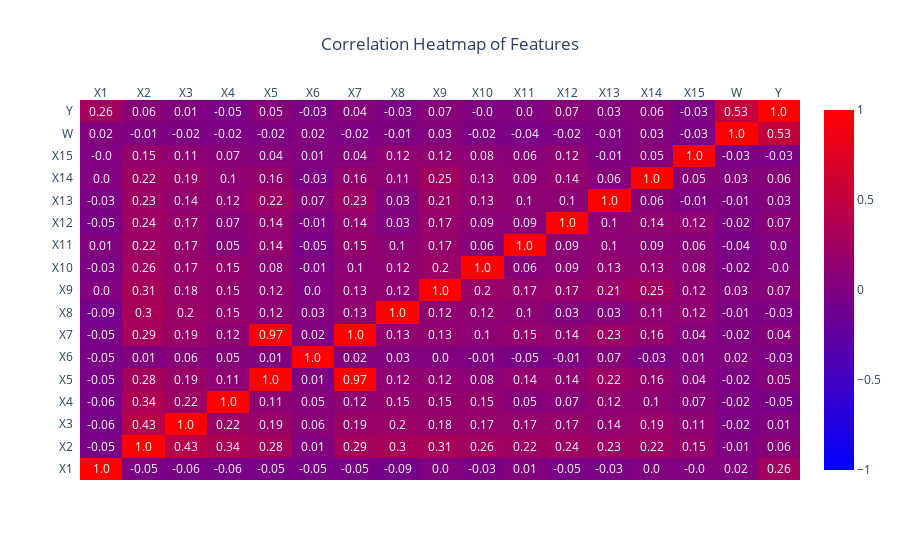

This figure's notebook cell:
### Markdown cell above
## Correlation plot
Helps identify multicollinearity and relationships among features and the outcome.

### Code cell
# Correlation Heatmap
corr = df.corr().round(2)
fig_heatmap = ff.create_annotated_heatmap(
    z=corr.values,
    x=list(corr.columns),
    y=list(corr.index),
    annotation_text=corr.values.round(2),
    colorscale='bluered',
    showscale=True,
    zmin=-1,
    zmax=1
)
fig_heatmap.update_layout(title_text='Correlation Heatmap of Features', title_x=0.5)
fig_heatmap.show()

### Figure 1 — Plotly figure (JSON) as saved in the notebook; plotly's stock layout.template omitted (floating-point values rounded to 4 significant figures; data arrays with more than 128 entries replaced by an {"elided": "..."} marker saying what was removed)
{"data": [{"colorscale": [[0, "rgb(0,0,255)"], [1, "rgb(255,0,0)"]], "reversescale": false, "showscale": true, "type": "heatmap", "x": ["X1", "X2", "X3", "X4", "X5", "X6", "X7", "X8", "X9", "X10", "X11", "X12", "X13", "X14", "X15", "W", "Y"], "y": ["X1", "X2", "X3", "X4", "X5", "X6", "X7", "X8", "X9", "X10", "X11", "X12", "X13", "X14", "X15", "W", "Y"], "z": {"elided": "17x17 float values"}, "zmax": 1, "zmin": -1}], "layout": {"annotations": [{"font": {"color": "#FFFFFF"}, "showarrow": false, "text": "1.0", "x": "X1", "xref": "x", "y": "X1", "yref": "y"}, {"font": {"color": "#FFFFFF"}, "showarrow": false, "text": "-0.05", "x": "X2", "xref": "x", "y": "X1", "yref": "y"}, {"font": {"color": "#FFFFFF"}, "showarrow": false, "text": "-0.06", "x": "X3", "xref": "x", "y": "X1", "yref": "y"}, {"font": {"color": "#FFFFFF"}, "showarrow": false, "text": "-0.06", "x": "X4", "xref": "x", "y": "X1", "yref": "y"}, {"font": {"color": "#FFFFFF"}, "showarrow": false, "text": "-0.05", "x": "X5", "xref": "x", "y": "X1", "yref": "y"}, {"font": {"color": "#FFFFFF"}, "showarrow": false, "text": "-0.05", "x": "X6", "xref": "x", "y": "X1", "yref": "y"}, {"font": {"color": "#FFFFFF"}, "showarrow": false, "text": "-0.05", "x": "X7", "xref": "x", "y": "X1", "yref": "y"}, {"font": {"color": "#FFFFFF"}, "showarrow": false, "text": "-0.09", "x": "X8", "xref": "x", "y": "X1", "yref": "y"}, {"font": {"color": "#FFFFFF"}, "showarrow": false, "text": "0.0", "x": "X9", "xref": "x", "y": "X1", "yref": "y"}, {"font": {"color": "#FFFFFF"}, "showarrow": false, "text": "-0.03", "x": "X10", "xref": "x", "y": "X1", "yref": "y"}, {"font": {"color": "#FFFFFF"}, "showarrow": false, "text": "0.01", "x": "X11", "xref": "x", "y": "X1", "yref": "y"}, {"font": {"color": "#FFFFFF"}, "showarrow": false, "text": "-0.05", "x": "X12", "xref": "x", "y": "X1", "yref": "y"}, {"font": {"color": "#FFFFFF"}, "showarrow": false, "text": "-0.03", "x": "X13", "xref": "x", "y": "X1", "yref": "y"}, {"font": {"color": "#FFFFFF"}, "showarrow": false, "text": "0.0", "x": "X14", "xref": "x", "y": "X1", "yref": "y"}, {"font": {"color": "#FFFFFF"}, "showarrow": false, "text": "-0.0", "x": "X15", "xref": "x", "y": "X1", "yref": "y"}, {"font": {"color": "#FFFFFF"}, "showarrow": false, "text": "0.02", "x": "W", "xref": "x", "y": "X1", "yref": "y"}, {"font": {"color": "#FFFFFF"}, "showarrow": false, "text": "0.26", "x": "Y", "xref": "x", "y": "X1", "yref": "y"}, {"font": {"color": "#FFFFFF"}, "showarrow": false, "text": "-0.05", "x": "X1", "xref": "x", "y": "X2", "yref": "y"}, {"font": {"color": "#FFFFFF"}, "showarrow": false, "text": "1.0", "x": "X2", "xref": "x", "y": "X2", "yref": "y"}, {"font": {"color": "#FFFFFF"}, "showarrow": false, "text": "0.43", "x": "X3", "xref": "x", "y": "X2", "yref": "y"}, {"font": {"color": "#FFFFFF"}, "showarrow": false, "text": "0.34", "x": "X4", "xref": "x", "y": "X2", "yref": "y"}, {"font": {"color": "#FFFFFF"}, "showarrow": false, "text": "0.28", "x": "X5", "xref": "x", "y": "X2", "yref": "y"}, {"font": {"color": "#FFFFFF"}, "showarrow": false, "text": "0.01", "x": "X6", "xref": "x", "y": "X2", "yref": "y"}, {"font": {"color": "#FFFFFF"}, "showarrow": false, "text": "0.29", "x": "X7", "xref": "x", "y": "X2", "yref": "y"}, {"font": {"color": "#FFFFFF"}, "showarrow": false, "text": "0.3", "x": "X8", "xref": "x", "y": "X2", "yref": "y"}, {"font": {"color": "#FFFFFF"}, "showarrow": false, "text": "0.31", "x": "X9", "xref": "x", "y": "X2", "yref": "y"}, {"font": {"color": "#FFFFFF"}, "showarrow": false, "text": "0.26", "x": "X10", "xref": "x", "y": "X2", "yref": "y"}, {"font": {"color": "#FFFFFF"}, "showarrow": false, "text": "0.22", "x": "X11", "xref": "x", "y": "X2", "yref": "y"}, {"font": {"color": "#FFFFFF"}, "showarrow": false, "text": "0.24", "x": "X12", "xref": "x", "y": "X2", "yref": "y"}, {"font": {"color": "#FFFFFF"}, "showarrow": false, "text": "0.23", "x": "X13", "xref": "x", "y": "X2", "yref": "y"}, {"font": {"color": "#FFFFFF"}, "showarrow": false, "text": "0.22", "x": "X14", "xref": "x", "y": "X2", "yref": "y"}, {"font": {"color": "#FFFFFF"}, "showarrow": false, "text": "0.15", "x": "X15", "xref": "x", "y": "X2", "yref": "y"}, {"font": {"color": "#FFFFFF"}, "showarrow": false, "text": "-0.01", "x": "W", "xref": "x", "y": "X2", "yref": "y"}, {"font": {"color": "#FFFFFF"}, "showarrow": false, "text": "0.06", "x": "Y", "xref": "x", "y": "X2", "yref": "y"}, {"font": {"color": "#FFFFFF"}, "showarrow": false, "text": "-0.06", "x": "X1", "xref": "x", "y": "X3", "yref": "y"}, {"font": {"color": "#FFFFFF"}, "showarrow": false, "text": "0.43", "x": "X2", "xref": "x", "y": "X3", "yref": "y"}, {"font": {"color": "#FFFFFF"}, "showarrow": false, "text": "1.0", "x": "X3", "xref": "x", "y": "X3", "yref": "y"}, {"font": {"color": "#FFFFFF"}, "showarrow": false, "text": "0.22", "x": "X4", "xref": "x", "y": "X3", "yref": "y"}, {"font": {"color": "#FFFFFF"}, "showarrow": false, "text": "0.19", "x": "X5", "xref": "x", "y": "X3", "yref": "y"}, {"font": {"color": "#FFFFFF"}, "showarrow": false, "text": "0.06", "x": "X6", "xref": "x", "y": "X3", "yref": "y"}, {"font": {"color": "#FFFFFF"}, "showarrow": false, "text": "0.19", "x": "X7", "xref": "x", "y": "X3", "yref": "y"}, {"font": {"color": "#FFFFFF"}, "showarrow": false, "text": "0.2", "x": "X8", "xref": "x", "y": "X3", "yref": "y"}, {"font": {"color": "#FFFFFF"}, "showarrow": false, "text": "0.18", "x": "X9", "xref": "x", "y": "X3", "yref": "y"}, {"font": {"color": "#FFFFFF"}, "showarrow": false, "text": "0.17", "x": "X10", "xref": "x", "y": "X3", "yref": "y"}, {"font": {"color": "#FFFFFF"}, "showarrow": false, "text": "0.17", "x": "X11", "xref": "x", "y": "X3", "yref": "y"}, {"font": {"color": "#FFFFFF"}, "showarrow": false, "text": "0.17", "x": "X12", "xref": "x", "y": "X3", "yref": "y"}, {"font": {"color": "#FFFFFF"}, "showarrow": false, "text": "0.14", "x": "X13", "xref": "x", "y": "X3", "yref": "y"}, {"font": {"color": "#FFFFFF"}, "showarrow": false, "text": "0.19", "x": "X14", "xref": "x", "y": "X3", "yref": "y"}, {"font": {"color": "#FFFFFF"}, "showarrow": false, "text": "0.11", "x": "X15", "xref": "x", "y": "X3", "yref": "y"}, {"font": {"color": "#FFFFFF"}, "showarrow": false, "text": "-0.02", "x": "W", "xref": "x", "y": "X3", "yref": "y"}, {"font": {"color": "#FFFFFF"}, "showarrow": false, "text": "0.01", "x": "Y", "xref": "x", "y": "X3", "yref": "y"}, {"font": {"color": "#FFFFFF"}, "showarrow": false, "text": "-0.06", "x": "X1", "xref": "x", "y": "X4", "yref": "y"}, {"font": {"color": "#FFFFFF"}, "showarrow": false, "text": "0.34", "x": "X2", "xref": "x", "y": "X4", "yref": "y"}, {"font": {"color": "#FFFFFF"}, "showarrow": false, "text": "0.22", "x": "X3", "xref": "x", "y": "X4", "yref": "y"}, {"font": {"color": "#FFFFFF"}, "showarrow": false, "text": "1.0", "x": "X4", "xref": "x", "y": "X4", "yref": "y"}, {"font": {"color": "#FFFFFF"}, "showarrow": false, "text": "0.11", "x": "X5", "xref": "x", "y": "X4", "yref": "y"}, {"font": {"color": "#FFFFFF"}, "showarrow": false, "text": "0.05", "x": "X6", "xref": "x", "y": "X4", "yref": "y"}, {"font": {"color": "#FFFFFF"}, "showarrow": false, "text": "0.12", "x": "X7", "xref": "x", "y": "X4", "yref": "y"}, {"font": {"color": "#FFFFFF"}, "showarrow": false, "text": "0.15", "x": "X8", "xref": "x", "y": "X4", "yref": "y"}, {"font": {"color": "#FFFFFF"}, "showarrow": false, "text": "0.15", "x": "X9", "xref": "x", "y": "X4", "yref": "y"}, {"font": {"color": "#FFFFFF"}, "showarrow": false, "text": "0.15", "x": "X10", "xref": "x", "y": "X4", "yref": "y"}, {"font": {"color": "#FFFFFF"}, "showarrow": false, "text": "0.05", "x": "X11", "xref": "x", "y": "X4", "yref": "y"}, {"font": {"color": "#FFFFFF"}, "showarrow": false, "text": "0.07", "x": "X12", "xref": "x", "y": "X4", "yref": "y"}, {"font": {"color": "#FFFFFF"}, "showarrow": false, "text": "0.12", "x": "X13", "xref": "x", "y": "X4", "yref": "y"}, {"font": {"color": "#FFFFFF"}, "showarrow": false, "text": "0.1", "x": "X14", "xref": "x", "y": "X4", "yref": "y"}, {"font": {"color": "#FFFFFF"}, "showarrow": false, "text": "0.07", "x": "X15", "xref": "x", "y": "X4", "yref": "y"}, {"font": {"color": "#FFFFFF"}, "showarrow": false, "text": "-0.02", "x": "W", "xref": "x", "y": "X4", "yref": "y"}, {"font": {"color": "#FFFFFF"}, "showarrow": false, "text": "-0.05", "x": "Y", "xref": "x", "y": "X4", "yref": "y"}, {"font": {"color": "#FFFFFF"}, "showarrow": false, "text": "-0.05", "x": "X1", "xref": "x", "y": "X5", "yref": "y"}, {"font": {"color": "#FFFFFF"}, "showarrow": false, "text": "0.28", "x": "X2", "xref": "x", "y": "X5", "yref": "y"}, {"font": {"color": "#FFFFFF"}, "showarrow": false, "text": "0.19", "x": "X3", "xref": "x", "y": "X5", "yref": "y"}, {"font": {"color": "#FFFFFF"}, "showarrow": false, "text": "0.11", "x": "X4", "xref": "x", "y": "X5", "yref": "y"}, {"font": {"color": "#FFFFFF"}, "showarrow": false, "text": "1.0", "x": "X5", "xref": "x", "y": "X5", "yref": "y"}, {"font": {"color": "#FFFFFF"}, "showarrow": false, "text": "0.01", "x": "X6", "xref": "x", "y": "X5", "yref": "y"}, {"font": {"color": "#FFFFFF"}, "showarrow": false, "text": "0.97", "x": "X7", "xref": "x", "y": "X5", "yref": "y"}, {"font": {"color": "#FFFFFF"}, "showarrow": false, "text": "0.12", "x": "X8", "xref": "x", "y": "X5", "yref": "y"}, {"font": {"color": "#FFFFFF"}, "showarrow": false, "text": "0.12", "x": "X9", "xref": "x", "y": "X5", "yref": "y"}, {"font": {"color": "#FFFFFF"}, "showarrow": false, "text": "0.08", "x": "X10", "xref": "x", "y": "X5", "yref": "y"}, {"font": {"color": "#FFFFFF"}, "showarrow": false, "text": "0.14", "x": "X11", "xref": "x", "y": "X5", "yref": "y"}, {"font": {"color": "#FFFFFF"}, "showarrow": false, "text": "0.14", "x": "X12", "xref": "x", "y": "X5", "yref": "y"}, {"font": {"color": "#FFFFFF"}, "showarrow": false, "text": "0.22", "x": "X13", "xref": "x", "y": "X5", "yref": "y"}, {"font": {"color": "#FFFFFF"}, "showarrow": false, "text": "0.16", "x": "X14", "xref": "x", "y": "X5", "yref": "y"}, {"font": {"color": "#FFFFFF"}, "showarrow": false, "text": "0.04", "x": "X15", "xref": "x", "y": "X5", "yref": "y"}, {"font": {"color": "#FFFFFF"}, "showarrow": false, "text": "-0.02", "x": "W", "xref": "x", "y": "X5", "yref": "y"}, {"font": {"color": "#FFFFFF"}, "showarrow": false, "text": "0.05", "x": "Y", "xref": "x", "y": "X5", "yref": "y"}, {"font": {"color": "#FFFFFF"}, "showarrow": false, "text": "-0.05", "x": "X1", "xref": "x", "y": "X6", "yref": "y"}, {"font": {"color": "#FFFFFF"}, "showarrow": false, "text": "0.01", "x": "X2", "xref": "x", "y": "X6", "yref": "y"}, {"font": {"color": "#FFFFFF"}, "showarrow": false, "text": "0.06", "x": "X3", "xref": "x", "y": "X6", "yref": "y"}, {"font": {"color": "#FFFFFF"}, "showarrow": false, "text": "0.05", "x": "X4", "xref": "x", "y": "X6", "yref": "y"}, {"font": {"color": "#FFFFFF"}, "showarrow": false, "text": "0.01", "x": "X5", "xref": "x", "y": "X6", "yref": "y"}, {"font": {"color": "#FFFFFF"}, "showarrow": false, "text": "1.0", "x": "X6", "xref": "x", "y": "X6", "yref": "y"}, {"font": {"color": "#FFFFFF"}, "showarrow": false, "text": "0.02", "x": "X7", "xref": "x", "y": "X6", "yref": "y"}, {"font": {"color": "#FFFFFF"}, "showarrow": false, "text": "0.03", "x": "X8", "xref": "x", "y": "X6", "yref": "y"}, {"font": {"color": "#FFFFFF"}, "showarrow": false, "text": "0.0", "x": "X9", "xref": "x", "y": "X6", "yref": "y"}, {"font": {"color": "#FFFFFF"}, "showarrow": false, "text": "-0.01", "x": "X10", "xref": "x", "y": "X6", "yref": "y"}, {"font": {"color": "#FFFFFF"}, "showarrow": false, "text": "-0.05", "x": "X11", "xref": "x", "y": "X6", "yref": "y"}, {"font": {"color": "#FFFFFF"}, "showarrow": false, "text": "-0.01", "x": "X12", "xref": "x", "y": "X6", "yref": "y"}, {"font": {"color": "#FFFFFF"}, "showarrow": false, "text": "0.07", "x": "X13", "xref": "x", "y": "X6", "yref": "y"}, {"font": {"color": "#FFFFFF"}, "showarrow": false, "text": "-0.03", "x": "X14", "xref": "x", "y": "X6", "yref": "y"}, {"font": {"color": "#FFFFFF"}, "showarrow": false, "text": "0.01", "x": "X15", "xref": "x", "y": "X6", "yref": "y"}, {"font": {"color": "#FFFFFF"}, "showarrow": false, "text": "0.02", "x": "W", "xref": "x", "y": "X6", "yref": "y"}, {"font": {"color": "#FFFFFF"}, "showarrow": false, "text": "-0.03", "x": "Y", "xref": "x", "y": "X6", "yref": "y"}, {"font": {"color": "#FFFFFF"}, "showarrow": false, "text": "-0.05", "x": "X1", "xref": "x", "y": "X7", "yref": "y"}, {"font": {"color": "#FFFFFF"}, "showarrow": false, "text": "0.29", "x": "X2", "xref": "x", "y": "X7", "yref": "y"}, {"font": {"color": "#FFFFFF"}, "showarrow": false, "text": "0.19", "x": "X3", "xref": "x", "y": "X7", "yref": "y"}, {"font": {"color": "#FFFFFF"}, "showarrow": false, "text": "0.12", "x": "X4", "xref": "x", "y": "X7", "yref": "y"}, {"font": {"color": "#FFFFFF"}, "showarrow": false, "text": "0.97", "x": "X5", "xref": "x", "y": "X7", "yref": "y"}, {"font": {"color": "#FFFFFF"}, "showarrow": false, "text": "0.02", "x": "X6", "xref": "x", "y": "X7", "yref": "y"}, {"font": {"color": "#FFFFFF"}, "showarrow": false, "text": "1.0", "x": "X7", "xref": "x", "y": "X7", "yref": "y"}, {"font": {"color": "#FFFFFF"}, "showarrow": false, "text": "0.13", "x": "X8", "xref": "x", "y": "X7", "yref": "y"}, {"font": {"color": "#FFFFFF"}, "showarrow": false, "text": "0.13", "x": "X9", "xref": "x", "y": "X7", "yref": "y"}, {"font": {"color": "#FFFFFF"}, "showarrow": false, "text": "0.1", "x": "X10", "xref": "x", "y": "X7", "yref": "y"}, {"font": {"color": "#FFFFFF"}, "showarrow": false, "text": "0.15", "x": "X11", "xref": "x", "y": "X7", "yref": "y"}, {"font": {"color": "#FFFFFF"}, "showarrow": false, "text": "0.14", "x": "X12", "xref": "x", "y": "X7", "yref": "y"}, {"font": {"color": "#FFFFFF"}, "showarrow": false, "text": "0.23", "x": "X13", "xref": "x", "y": "X7", "yref": "y"}, {"font": {"color": "#FFFFFF"}, "showarrow": false, "text": "0.16", "x": "X14", "xref": "x", "y": "X7", "yref": "y"}, {"font": {"color": "#FFFFFF"}, "showarrow": false, "text": "0.04", "x": "X15", "xref": "x", "y": "X7", "yref": "y"}, {"font": {"color": "#FFFFFF"}, "showarrow": false, "text": "-0.02", "x": "W", "xref": "x", "y": "X7", "yref": "y"}, {"font": {"color": "#FFFFFF"}, "showarrow": false, "text": "0.04", "x": "Y", "xref": "x", "y": "X7", "yref": "y"}, {"font": {"color": "#FFFFFF"}, "showarrow": false, "text": "-0.09", "x": "X1", "xref": "x", "y": "X8", "yref": "y"}, {"font": {"color": "#FFFFFF"}, "showarrow": false, "text": "0.3", "x": "X2", "xref": "x", "y": "X8", "yref": "y"}, {"font": {"color": "#FFFFFF"}, "showarrow": false, "text": "0.2", "x": "X3", "xref": "x", "y": "X8", "yref": "y"}, {"font": {"color": "#FFFFFF"}, "showarrow": false, "text": "0.15", "x": "X4", "xref": "x", "y": "X8", "yref": "y"}, {"font": {"color": "#FFFFFF"}, "showarrow": false, "text": "0.12", "x": "X5", "xref": "x", "y": "X8", "yref": "y"}, {"font": {"color": "#FFFFFF"}, "showarrow": false, "text": "0.03", "x": "X6", "xref": "x", "y": "X8", "yref": "y"}, {"font": {"color": "#FFFFFF"}, "showarrow": false, "text": "0.13", "x": "X7", "xref": "x", "y": "X8", "yref": "y"}, {"font": {"color": "#FFFFFF"}, "showarrow": false, "text": "1.0", "x": "X8", "xref": "x", "y": "X8", "yref": "y"}, {"font": {"color": "#FFFFFF"}, "showarrow": false, "text": "0.12", "x": "X9", "xref": "x", "y": "X8", "yref": "y"}, {"font": {"color": "#FFFFFF"}, "showarrow": false, "text": "0.12", "x": "X10", "xref": "x", "y": "X8", "yref": "y"}, {"font": {"color": "#FFFFFF"}, "showarrow": false, "text": "0.1", "x": "X11", "xref": "x", "y": "X8", "yref": "y"}, {"font": {"color": "#FFFFFF"}, "showarrow": false, "text": "0.03", "x": "X12", "xref": "x", "y": "X8", "yref": "y"}, {"font": {"color": "#FFFFFF"}, "showarrow": false, "text": "0.03", "x": "X13", "xref": "x", "y": "X8", "yref": "y"}, {"font": {"color": "#FFFFFF"}, "showarrow": false, "text": "0.11", "x": "X14", "xref": "x", "y": "X8", "yref": "y"}, {"font": {"color": "#FFFFFF"}, "showarrow": false, "text": "0.12", "x": "X15", "xref": "x", "y": "X8", "yref": "y"}, {"font": {"color": "#FFFFFF"}, "showarrow": false, "text": "-0.01", "x": "W", "xref": "x", "y": "X8", "yref": "y"}, {"font": {"color": "#FFFFFF"}, "showarrow": false, "text": "-0.03", "x": "Y", "xref": "x", "y": "X8", "yref": "y"}, {"font": {"color": "#FFFFFF"}, "showarrow": false, "text": "0.0", "x": "X1", "xref": "x", "y": "X9", "yref": "y"}, {"font": {"color": "#FFFFFF"}, "showarrow": false, "text": "0.31", "x": "X2", "xref": "x", "y": "X9", "yref": "y"}, {"font": {"color": "#FFFFFF"}, "showarrow": false, "text": "0.18", "x": "X3", "xref": "x", "y": "X9", "yref": "y"}, {"font": {"color": "#FFFFFF"}, "showarrow": false, "text": "0.15", "x": "X4", "xref": "x", "y": "X9", "yref": "y"}, {"font": {"color": "#FFFFFF"}, "showarrow": false, "text": "0.12", "x": "X5", "xref": "x", "y": "X9", "yref": "y"}, {"font": {"color": "#FFFFFF"}, "showarrow": false, "text": "0.0", "x": "X6", "xref": "x", "y": "X9", "yref": "y"}, {"font": {"color": "#FFFFFF"}, "showarrow": false, "text": "0.13", "x": "X7", "xref": "x", "y": "X9", "yref": "y"}, {"font": {"color": "#FFFFFF"}, "showarrow": false, "text": "0.12", "x": "X8", "xref": "x", "y": "X9", "yref": "y"}, {"font": {"color": "#FFFFFF"}, "showarrow": false, "text": "1.0", "x": "X9", "xref": "x", "y": "X9", "yref": "y"}, {"font": {"color": "#FFFFFF"}, "showarrow": false, "text": "0.2", "x": "X10", "xref": "x", "y": "X9", "yref": "y"}, {"font": {"color": "#FFFFFF"}, "showarrow": false, "text": "0.17", "x": "X11", "xref": "x", "y": "X9", "yref": "y"}, {"font": {"color": "#FFFFFF"}, "showarrow": false, "text": "0.17", "x": "X12", "xref": "x", "y": "X9", "yref": "y"}, {"font": {"color": "#FFFFFF"}, "showarrow": false, "text": "0.21", "x": "X13", "xref": "x", "y": "X9", "yref": "y"}, {"font": {"color": "#FFFFFF"}, "showarrow": false, "text": "0.25", "x": "X14", "xref": "x", "y": "X9", "yref": "y"}, {"font": {"color": "#FFFFFF"}, "showarrow": false, "text": "0.12", "x": "X15", "xref": "x", "y": "X9", "yref": "y"}, {"font": {"color": "#FFFFFF"}, "showarrow": false, "text": "0.03", "x": "W", "xref": "x", "y": "X9", "yref": "y"}, {"font": {"color": "#FFFFFF"}, "showarrow": false, "text": "0.07", "x": "Y", "xref": "x", "y": "X9", "yref": "y"}, {"font": {"color": "#FFFFFF"}, "showarrow": false, "text": "-0.03", "x": "X1", "xref": "x", "y": "X10", "yref": "y"}, {"font": {"color": "#FFFFFF"}, "showarrow": false, "text": "0.26", "x": "X2", "xref": "x", "y": "X10", "yref": "y"}, {"font": {"color": "#FFFFFF"}, "showarrow": false, "text": "0.17", "x": "X3", "xref": "x", "y": "X10", "yref": "y"}, {"font": {"color": "#FFFFFF"}, "showarrow": false, "text": "0.15", "x": "X4", "xref": "x", "y": "X10", "yref": "y"}, {"font": {"color": "#FFFFFF"}, "showarrow": false, "text": "0.08", "x": "X5", "xref": "x", "y": "X10", "yref": "y"}, {"font": {"color": "#FFFFFF"}, "showarrow": false, "text": "-0.01", "x": "X6", "xref": "x", "y": "X10", "yref": "y"}, {"font": {"color": "#FFFFFF"}, "showarrow": false, "text": "0.1", "x": "X7", "xref": "x", "y": "X10", "yref": "y"}, {"font": {"color": "#FFFFFF"}, "showarrow": false, "text": "0.12", "x": "X8", "xref": "x", "y": "X10", "yref": "y"}, {"font": {"color": "#FFFFFF"}, "showarrow": false, "text": "0.2", "x": "X9", "xref": "x", "y": "X10", "yref": "y"}, {"font": {"color": "#FFFFFF"}, "showarrow": false, "text": "1.0", "x": "X10", "xref": "x", "y": "X10", "yref": "y"}, {"font": {"color": "#FFFFFF"}, "showarrow": false, "text": "0.06", "x": "X11", "xref": "x", "y": "X10", "yref": "y"}, {"font": {"color": "#FFFFFF"}, "showarrow": false, "text": "0.09", "x": "X12", "xref": "x", "y": "X10", "yref": "y"}, {"font": {"color": "#FFFFFF"}, "showarrow": false, "text": "0.13", "x": "X13", "xref": "x", "y": "X10", "yref": "y"}, {"font": {"color": "#FFFFFF"}, "showarrow": false, "text": "0.13", "x": "X14", "xref": "x", "y": "X10", "yref": "y"}, {"font": {"color": "#FFFFFF"}, "showarrow": false, "text": "0.08", "x": "X15", "xref": "x", "y": "X10", "yref": "y"}, {"font": {"color": "#FFFFFF"}, "showarrow": false, "text": "-0.02", "x": "W", "xref": "x", "y": "X10", "yref": "y"}, {"font": {"color": "#FFFFFF"}, "showarrow": false, "text": "-0.0", "x": "Y", "xref": "x", "y": "X10", "yref": "y"}, {"font": {"color": "#FFFFFF"}, "showarrow": false, "text": "0.01", "x": "X1", "xref": "x", "y": "X11", "yref": "y"}, {"font": {"color": "#FFFFFF"}, "showarrow": false, "text": "0.22", "x": "X2", "xref": "x", "y": "X11", "yref": "y"}, {"font": {"color": "#FFFFFF"}, "showarrow": false, "text": "0.17", "x": "X3", "xref": "x", "y": "X11", "yref": "y"}, {"font": {"color": "#FFFFFF"}, "showarrow": false, "text": "0.05", "x": "X4", "xref": "x", "y": "X11", "yref": "y"}, {"font": {"color": "#FFFFFF"}, "showarrow": false, "text": "0.14", "x": "X5", "xref": "x", "y": "X11", "yref": "y"}, {"font": {"color": "#FFFFFF"}, "showarrow": false, "text": "-0.05", "x": "X6", "xref": "x", "y": "X11", "yref": "y"}, {"font": {"color": "#FFFFFF"}, "showarrow": false, "text": "0.15", "x": "X7", "xref": "x", "y": "X11", "yref": "y"}, {"font": {"color": "#FFFFFF"}, "showarrow": false, "text": "0.1", "x": "X8", "xref": "x", "y": "X11", "yref": "y"}, {"font": {"color": "#FFFFFF"}, "showarrow": false, "text": "0.17", "x": "X9", "xref": "x", "y": "X11", "yref": "y"}, {"font": {"color": "#FFFFFF"}, "showarrow": false, "text": "0.06", "x": "X10", "xref": "x", "y": "X11", "yref": "y"}, {"font": {"color": "#FFFFFF"}, "showarrow": false, "text": "1.0", "x": "X11", "xref": "x", "y": "X11", "yref": "y"}, {"font": {"color": "#FFFFFF"}, "showarrow": false, "text": "0.09", "x": "X12", "xref": "x", "y": "X11", "yref": "y"}, {"font": {"color": "#FFFFFF"}, "showarrow": false, "text": "0.1", "x": "X13", "xref": "x", "y": "X11", "yref": "y"}, {"font": {"color": "#FFFFFF"}, "showarrow": false, "text": "0.09", "x": "X14", "xref": "x", "y": "X11", "yref": "y"}, {"font": {"color": "#FFFFFF"}, "showarrow": false, "text": "0.06", "x": "X15", "xref": "x", "y": "X11", "yref": "y"}, {"font": {"color": "#FFFFFF"}, "showarrow": false, "text": "-0.04", "x": "W", "xref": "x", "y": "X11", "yref": "y"}, {"font": {"color": "#FFFFFF"}, "showarrow": false, "text": "0.0", "x": "Y", "xref": "x", "y": "X11", "yref": "y"}, {"font": {"color": "#FFFFFF"}, "showarrow": false, "text": "-0.05", "x": "X1", "xref": "x", "y": "X12", "yref": "y"}, {"font": {"color": "#FFFFFF"}, "showarrow": false, "text": "0.24", "x": "X2", "xref": "x", "y": "X12", "yref": "y"}, {"font": {"color": "#FFFFFF"}, "showarrow": false, "text": "0.17", "x": "X3", "xref": "x", "y": "X12", "yref": "y"}, {"font": {"color": "#FFFFFF"}, "showarrow": false, "text": "0.07", "x": "X4", "xref": "x", "y": "X12", "yref": "y"}, {"font": {"color": "#FFFFFF"}, "showarrow": false, "text": "0.14", "x": "X5", "xref": "x", "y": "X12", "yref": "y"}, {"font": {"color": "#FFFFFF"}, "showarrow": false, "text": "-0.01", "x": "X6", "xref": "x", "y": "X12", "yref": "y"}, {"font": {"color": "#FFFFFF"}, "showarrow": false, "text": "0.14", "x": "X7", "xref": "x", "y": "X12", "yref": "y"}, {"font": {"color": "#FFFFFF"}, "showarrow": false, "text": "0.03", "x": "X8", "xref": "x", "y": "X12", "yref": "y"}, {"font": {"color": "#FFFFFF"}, "showarrow": false, "text": "0.17", "x": "X9", "xref": "x", "y": "X12", "yref": "y"}, {"font": {"color": "#FFFFFF"}, "showarrow": false, "text": "0.09", "x": "X10", "xref": "x", "y": "X12", "yref": "y"}, {"font": {"color": "#FFFFFF"}, "showarrow": false, "text": "0.09", "x": "X11", "xref": "x", "y": "X12", "yref": "y"}, {"font": {"color": "#FFFFFF"}, "showarrow": false, "text": "1.0", "x": "X12", "xref": "x", "y": "X12", "yref": "y"}, {"font": {"color": "#FFFFFF"}, "showarrow": false, "text": "0.1", "x": "X13", "xref": "x", "y": "X12", "yref": "y"}, {"font": {"color": "#FFFFFF"}, "showarrow": false, "text": "0.14", "x": "X14", "xref": "x", "y": "X12", "yref": "y"}, {"font": {"color": "#FFFFFF"}, "showarrow": false, "text": "0.12", "x": "X15", "xref": "x", "y": "X12", "yref": "y"}, {"font": {"color": "#FFFFFF"}, "showarrow": false, "text": "-0.02", "x": "W", "xref": "x", "y": "X12", "yref": "y"}, {"font": {"color": "#FFFFFF"}, "showarrow": false, "text": "0.07", "x": "Y", "xref": "x", "y": "X12", "yref": "y"}, {"font": {"color": "#FFFFFF"}, "showarrow": false, "text": "-0.03", "x": "X1", "xref": "x", "y": "X13", "yref": "y"}, {"font": {"color": "#FFFFFF"}, "showarrow": false, "text": "0.23", "x": "X2", "xref": "x", "y": "X13", "yref": "y"}, {"font": {"color": "#FFFFFF"}, "showarrow": false, "text": "0.14", "x": "X3", "xref": "x", "y": "X13", "yref": "y"}, {"font": {"color": "#FFFFFF"}, "showarrow": false, "text": "0.12", "x": "X4", "xref": "x", "y": "X13", "yref": "y"}, {"font": {"color": "#FFFFFF"}, "showarrow": false, "text": "0.22", "x": "X5", "xref": "x", "y": "X13", "yref": "y"}, {"font": {"color": "#FFFFFF"}, "showarrow": false, "text": "0.07", "x": "X6", "xref": "x", "y": "X13", "yref": "y"}, {"font": {"color": "#FFFFFF"}, "showarrow": false, "text": "0.23", "x": "X7", "xref": "x", "y": "X13", "yref": "y"}, {"font": {"color": "#FFFFFF"}, "showarrow": false, "text": "0.03", "x": "X8", "xref": "x", "y": "X13", "yref": "y"}, {"font": {"color": "#FFFFFF"}, "showarrow": false, "text": "0.21", "x": "X9", "xref": "x", "y": "X13", "yref": "y"}, {"font": {"color": "#FFFFFF"}, "showarrow": false, "text": "0.13", "x": "X10", "xref": "x", "y": "X13", "yref": "y"}, {"font": {"color": "#FFFFFF"}, "showarrow": false, "text": "0.1", "x": "X11", "xref": "x", "y": "X13", "yref": "y"}, {"font": {"color": "#FFFFFF"}, "showarrow": false, "text": "0.1", "x": "X12", "xref": "x", "y": "X13", "yref": "y"}, {"font": {"color": "#FFFFFF"}, "showarrow": false, "text": "1.0", "x": "X13", "xref": "x", "y": "X13", "yref": "y"}, {"font": {"color": "#FFFFFF"}, "showarrow": false, "text": "0.06", "x": "X14", "xref": "x", "y": "X13", "yref": "y"}, {"font": {"color": "#FFFFFF"}, "showarrow": false, "text": "-0.01", "x": "X15", "xref": "x", "y": "X13", "yref": "y"}, {"font": {"color": "#FFFFFF"}, "showarrow": false, "text": "-0.01", "x": "W", "xref": "x", "y": "X13", "yref": "y"}, {"font": {"color": "#FFFFFF"}, "showarrow": false, "text": "0.03", "x": "Y", "xref": "x", "y": "X13", "yref": "y"}, {"font": {"color": "#FFFFFF"}, "showarrow": false, "text": "0.0", "x": "X1", "xref": "x", "y": "X14", "yref": "y"}, {"font": {"color": "#FFFFFF"}, "showarrow": false, "text": "0.22", "x": "X2", "xref": "x", "y": "X14", "yref": "y"}, {"font": {"color": "#FFFFFF"}, "showarrow": false, "text": "0.19", "x": "X3", "xref": "x", "y": "X14", "yref": "y"}, {"font": {"color": "#FFFFFF"}, "showarrow": false, "text": "0.1", "x": "X4", "xref": "x", "y": "X14", "yref": "y"}, {"font": {"color": "#FFFFFF"}, "showarrow": false, "text": "0.16", "x": "X5", "xref": "x", "y": "X14", "yref": "y"}, {"font": {"color": "#FFFFFF"}, "showarrow": false, "text": "-0.03", "x": "X6", "xref": "x", "y": "X14", "yref": "y"}, {"font": {"color": "#FFFFFF"}, "showarrow": false, "text": "0.16", "x": "X7", "xref": "x", "y": "X14", "yref": "y"}, {"font": {"color": "#FFFFFF"}, "showarrow": false, "text": "0.11", "x": "X8", "xref": "x", "y": "X14", "yref": "y"}, {"font": {"color": "#FFFFFF"}, "showarrow": false, "text": "0.25", "x": "X9", "xref": "x", "y": "X14", "yref": "y"}, {"font": {"color": "#FFFFFF"}, "showarrow": false, "text": "0.13", "x": "X10", "xref": "x", "y": "X14", "yref": "y"}, {"font": {"color": "#FFFFFF"}, "showarrow": false, "text": "0.09", "x": "X11", "xref": "x", "y": "X14", "yref": "y"}, {"font": {"color": "#FFFFFF"}, "showarrow": false, "text": "0.14", "x": "X12", "xref": "x", "y": "X14", "yref": "y"}, {"font": {"color": "#FFFFFF"}, "showarrow": false, "text": "0.06", "x": "X13", "xref": "x", "y": "X14", "yref": "y"}, {"font": {"color": "#FFFFFF"}, "showarrow": false, "text": "1.0", "x": "X14", "xref": "x", "y": "X14", "yref": "y"}, {"font": {"color": "#FFFFFF"}, "showarrow": false, "text": "0.05", "x": "X15", "xref": "x", "y": "X14", "yref": "y"}, {"font": {"color": "#FFFFFF"}, "showarrow": false, "text": "0.03", "x": "W", "xref": "x", "y": "X14", "yref": "y"}, {"font": {"color": "#FFFFFF"}, "showarrow": false, "text": "0.06", "x": "Y", "xref": "x", "y": "X14", "yref": "y"}, {"font": {"color": "#FFFFFF"}, "showarrow": false, "text": "-0.0", "x": "X1", "xref": "x", "y": "X15", "yref": "y"}, {"font": {"color": "#FFFFFF"}, "showarrow": false, "text": "0.15", "x": "X2", "xref": "x", "y": "X15", "yref": "y"}, {"font": {"color": "#FFFFFF"}, "showarrow": false, "text": "0.11", "x": "X3", "xref": "x", "y": "X15", "yref": "y"}, {"font": {"color": "#FFFFFF"}, "showarrow": false, "text": "0.07", "x": "X4", "xref": "x", "y": "X15", "yref": "y"}, {"font": {"color": "#FFFFFF"}, "showarrow": false, "text": "0.04", "x": "X5", "xref": "x", "y": "X15", "yref": "y"}, {"font": {"color": "#FFFFFF"}, "showarrow": false, "text": "0.01", "x": "X6", "xref": "x", "y": "X15", "yref": "y"}, {"font": {"color": "#FFFFFF"}, "showarrow": false, "text": "0.04", "x": "X7", "xref": "x", "y": "X15", "yref": "y"}, {"font": {"color": "#FFFFFF"}, "showarrow": false, "text": "0.12", "x": "X8", "xref": "x", "y": "X15", "yref": "y"}, {"font": {"color": "#FFFFFF"}, "showarrow": false, "text": "0.12", "x": "X9", "xref": "x", "y": "X15", "yref": "y"}, {"font": {"color": "#FFFFFF"}, "showarrow": false, "text": "0.08", "x": "X10", "xref": "x", "y": "X15", "yref": "y"}, {"font": {"color": "#FFFFFF"}, "showarrow": false, "text": "0.06", "x": "X11", "xref": "x", "y": "X15", "yref": "y"}, {"font": {"color": "#FFFFFF"}, "showarrow": false, "text": "0.12", "x": "X12", "xref": "x", "y": "X15", "yref": "y"}, {"font": {"color": "#FFFFFF"}, "showarrow": false, "text": "-0.01", "x": "X13", "xref": "x", "y": "X15", "yref": "y"}, {"font": {"color": "#FFFFFF"}, "showarrow": false, "text": "0.05", "x": "X14", "xref": "x", "y": "X15", "yref": "y"}, {"font": {"color": "#FFFFFF"}, "showarrow": false, "text": "1.0", "x": "X15", "xref": "x", "y": "X15", "yref": "y"}, {"font": {"color": "#FFFFFF"}, "showarrow": false, "text": "-0.03", "x": "W", "xref": "x", "y": "X15", "yref": "y"}, {"font": {"color": "#FFFFFF"}, "showarrow": false, "text": "-0.03", "x": "Y", "xref": "x", "y": "X15", "yref": "y"}, {"font": {"color": "#FFFFFF"}, "showarrow": false, "text": "0.02", "x": "X1", "xref": "x", "y": "W", "yref": "y"}, {"font": {"color": "#FFFFFF"}, "showarrow": false, "text": "-0.01", "x": "X2", "xref": "x", "y": "W", "yref": "y"}, {"font": {"color": "#FFFFFF"}, "showarrow": false, "text": "-0.02", "x": "X3", "xref": "x", "y": "W", "yref": "y"}, {"font": {"color": "#FFFFFF"}, "showarrow": false, "text": "-0.02", "x": "X4", "xref": "x", "y": "W", "yref": "y"}, {"font": {"color": "#FFFFFF"}, "showarrow": false, "text": "-0.02", "x": "X5", "xref": "x", "y": "W", "yref": "y"}, {"font": {"color": "#FFFFFF"}, "showarrow": false, "text": "0.02", "x": "X6", "xref": "x", "y": "W", "yref": "y"}, {"font": {"color": "#FFFFFF"}, "showarrow": false, "text": "-0.02", "x": "X7", "xref": "x", "y": "W", "yref": "y"}, {"font": {"color": "#FFFFFF"}, "showarrow": false, "text": "-0.01", "x": "X8", "xref": "x", "y": "W", "yref": "y"}, {"font": {"color": "#FFFFFF"}, "showarrow": false, "text": "0.03", "x": "X9", "xref": "x", "y": "W", "yref": "y"}, {"font": {"color": "#FFFFFF"}, "showarrow": false, "text": "-0.02", "x": "X10", "xref": "x", "y": "W", "yref": "y"}, {"font": {"color": "#FFFFFF"}, "showarrow": false, "text": "-0.04", "x": "X11", "xref": "x", "y": "W", "yref": "y"}, {"font": {"color": "#FFFFFF"}, "showarrow": false, "text": "-0.02", "x": "X12", "xref": "x", "y": "W", "yref": "y"}, {"font": {"color": "#FFFFFF"}, "showarrow": false, "text": "-0.01", "x": "X13", "xref": "x", "y": "W", "yref": "y"}, {"font": {"color": "#FFFFFF"}, "showarrow": false, "text": "0.03", "x": "X14", "xref": "x", "y": "W", "yref": "y"}, {"font": {"color": "#FFFFFF"}, "showarrow": false, "text": "-0.03", "x": "X15", "xref": "x", "y": "W", "yref": "y"}, {"font": {"color": "#FFFFFF"}, "showarrow": false, "text": "1.0", "x": "W", "xref": "x", "y": "W", "yref": "y"}, {"font": {"color": "#FFFFFF"}, "showarrow": false, "text": "0.53", "x": "Y", "xref": "x", "y": "W", "yref": "y"}, {"font": {"color": "#FFFFFF"}, "showarrow": false, "text": "0.26", "x": "X1", "xref": "x", "y": "Y", "yref": "y"}, {"font": {"color": "#FFFFFF"}, "showarrow": false, "text": "0.06", "x": "X2", "xref": "x", "y": "Y", "yref": "y"}, {"font": {"color": "#FFFFFF"}, "showarrow": false, "text": "0.01", "x": "X3", "xref": "x", "y": "Y", "yref": "y"}, {"font": {"color": "#FFFFFF"}, "showarrow": false, "text": "-0.05", "x": "X4", "xref": "x", "y": "Y", "yref": "y"}, {"font": {"color": "#FFFFFF"}, "showarrow": false, "text": "0.05", "x": "X5", "xref": "x", "y": "Y", "yref": "y"}, {"font": {"color": "#FFFFFF"}, "showarrow": false, "text": "-0.03", "x": "X6", "xref": "x", "y": "Y", "yref": "y"}, {"font": {"color": "#FFFFFF"}, "showarrow": false, "text": "0.04", "x": "X7", "xref": "x", "y": "Y", "yref": "y"}, {"font": {"color": "#FFFFFF"}, "showarrow": false, "text": "-0.03", "x": "X8", "xref": "x", "y": "Y", "yref": "y"}, {"font": {"color": "#FFFFFF"}, "showarrow": false, "text": "0.07", "x": "X9", "xref": "x", "y": "Y", "yref": "y"}, {"font": {"color": "#FFFFFF"}, "showarrow": false, "text": "-0.0", "x": "X10", "xref": "x", "y": "Y", "yref": "y"}, {"font": {"color": "#FFFFFF"}, "showarrow": false, "text": "0.0", "x": "X11", "xref": "x", "y": "Y", "yref": "y"}, {"font": {"color": "#FFFFFF"}, "showarrow": false, "text": "0.07", "x": "X12", "xref": "x", "y": "Y", "yref": "y"}, {"font": {"color": "#FFFFFF"}, "showarrow": false, "text": "0.03", "x": "X13", "xref": "x", "y": "Y", "yref": "y"}, {"font": {"color": "#FFFFFF"}, "showarrow": false, "text": "0.06", "x": "X14", "xref": "x", "y": "Y", "yref": "y"}, {"font": {"color": "#FFFFFF"}, "showarrow": false, "text": "-0.03", "x": "X15", "xref": "x", "y": "Y", "yref": "y"}, {"font": {"color": "#FFFFFF"}, "showarrow": false, "text": "0.53", "x": "W", "xref": "x", "y": "Y", "yref": "y"}, {"font": {"color": "#FFFFFF"}, "showarrow": false, "text": "1.0", "x": "Y", "xref": "x", "y": "Y", "yref": "y"}], "title": {"text": "Correlation Heatmap of Features", "x": 0.5}, "xaxis": {"dtick": 1, "gridcolor": "rgb(0, 0, 0)", "side": "top", "ticks": ""}, "yaxis": {"dtick": 1, "ticks": "", "ticksuffix": "  "}}}
